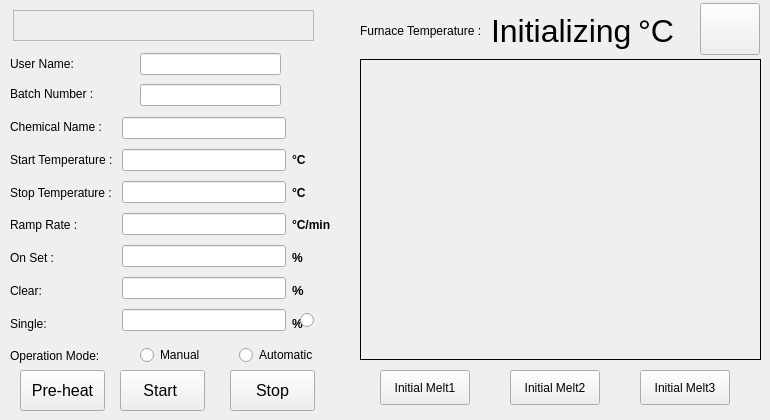
    <widget class="QWidget" name="tab">
     <attribute name="title">
      <string>Main Screen</string>
     </attribute>
     <widget class="QLabel" name="label">
      <property name="geometry">
       <rect>
        <x>360</x>
        <y>59</y>
        <width>401</width>
        <height>301</height>
       </rect>
      </property>
      <property name="font">
       <font>
        <stylestrategy>NoAntialias</stylestrategy>
       </font>
      </property>
      <property name="frameShape">
       <enum>QFrame::Panel</enum>
      </property>
      <property name="text">
       <string/>
      </property>
      <property name="scaledContents">
       <bool>false</bool>
      </property>
      <property name="wordWrap">
       <bool>false</bool>
      </property>
      <property name="openExternalLinks">
       <bool>false</bool>
      </property>
     </widget>
     <widget class="QLabel" name="label_23">
      <property name="geometry">
       <rect>
        <x>360</x>
        <y>10</y>
        <width>66</width>
        <height>17</height>
       </rect>
      </property>
      <property name="text">
       <string/>
      </property>
     </widget>
     <widget class="QWidget" name="layoutWidget_2">
      <property name="geometry">
       <rect>
        <x>10</x>
        <y>113</y>
        <width>321</width>
        <height>224</height>
       </rect>
      </property>
      <layout class="QHBoxLayout" name="horizontalLayout_11">
       <item>
        <layout class="QHBoxLayout" name="horizontalLayout_12">
         <item>
          <layout class="QVBoxLayout" name="verticalLayout_17">
           <item>
            <widget class="QLabel" name="label_53">
             <property name="text">
              <string>Chemical Name : </string>
             </property>
            </widget>
           </item>
           <item>
            <widget class="QLabel" name="label_55">
             <property name="text">
              <string>Start Temperature : </string>
             </property>
            </widget>
           </item>
           <item>
            <widget class="QLabel" name="label_56">
             <property name="text">
              <string>Stop Temperature : </string>
             </property>
            </widget>
           </item>
           <item>
            <widget class="QLabel" name="label_57">
             <property name="text">
              <string>Ramp Rate : </string>
             </property>
            </widget>
           </item>
           <item>
            <widget class="QLabel" name="label_58">
             <property name="text">
              <string>On Set : </string>
             </property>
            </widget>
           </item>
           <item>
            <widget class="QLabel" name="label_59">
             <property name="text">
              <string>Clear:</string>
             </property>
            </widget>
           </item>
           <item>
            <widget class="QLabel" name="label_60">
             <property name="text">
              <string>Single:</string>
             </property>
            </widget>
           </item>
          </layout>
         </item>
         <item>
          <layout class="QVBoxLayout" name="verticalLayout_18">
           <item>
            <widget class="QLineEdit" name="lineEdit_25"/>
           </item>
           <item>
            <widget class="QLineEdit" name="lineEdit_26">
             <property name="maxLength">
              <number>5</number>
             </property>
            </widget>
           </item>
           <item>
            <widget class="QLineEdit" name="lineEdit_27">
             <property name="maxLength">
              <number>5</number>
             </property>
            </widget>
           </item>
           <item>
            <widget class="QLineEdit" name="lineEdit_28">
             <property name="maxLength">
              <number>5</number>
             </property>
            </widget>
           </item>
           <item>
            <widget class="QLineEdit" name="lineEdit_29">
             <property name="maxLength">
              <number>3</number>
             </property>
            </widget>
           </item>
           <item>
            <widget class="QLineEdit" name="lineEdit_30">
             <property name="text">
              <string/>
             </property>
             <property name="maxLength">
              <number>3</number>
             </property>
             <property name="readOnly">
              <bool>false</bool>
             </property>
            </widget>
           </item>
           <item>
            <widget class="QLineEdit" name="lineEdit_31">
             <property name="maxLength">
              <number>3</number>
             </property>
            </widget>
           </item>
          </layout>
         </item>
        </layout>
       </item>
       <item>
        <layout class="QVBoxLayout" name="verticalLayout_19">
         <item>
          <widget class="QLabel" name="label_61">
           <property name="text">
            <string/>
           </property>
          </widget>
         </item>
         <item>
          <widget class="QLabel" name="label_63">
           <property name="font">
            <font>
             <weight>75</weight>
             <bold>true</bold>
            </font>
           </property>
           <property name="text">
            <string>°C</string>
           </property>
          </widget>
         </item>
         <item>
          <widget class="QLabel" name="label_64">
           <property name="font">
            <font>
             <weight>75</weight>
             <bold>true</bold>
            </font>
           </property>
           <property name="text">
            <string>°C</string>
           </property>
          </widget>
         </item>
         <item>
          <widget class="QLabel" name="label_65">
           <property name="font">
            <font>
             <weight>75</weight>
             <bold>true</bold>
            </font>
           </property>
           <property name="text">
            <string>°C/min</string>
           </property>
          </widget>
         </item>
         <item>
          <widget class="QLabel" name="label_66">
           <property name="font">
            <font>
             <weight>75</weight>
             <bold>true</bold>
            </font>
           </property>
           <property name="text">
            <string>%</string>
           </property>
          </widget>
         </item>
         <item>
          <widget class="QLabel" name="label_67">
           <property name="font">
            <font>
             <pointsize>10</pointsize>
             <weight>75</weight>
             <bold>true</bold>
            </font>
           </property>
           <property name="text">
            <string>%</string>
           </property>
          </widget>
         </item>
         <item>
          <widget class="QLabel" name="label_68">
           <property name="font">
            <font>
             <weight>75</weight>
             <bold>true</bold>
            </font>
           </property>
           <property name="text">
            <string>%</string>
           </property>
          </widget>
         </item>
        </layout>
       </item>
      </layout>
     </widget>
     <widget class="QLabel" name="label_25">
      <property name="geometry">
       <rect>
        <x>13</x>
        <y>10</y>
        <width>301</width>
        <height>31</height>
       </rect>
      </property>
      <property name="font">
       <font>
        <pointsize>15</pointsize>
       </font>
      </property>
      <property name="frameShape">
       <enum>QFrame::StyledPanel</enum>
      </property>
      <property name="text">
       <string/>
      </property>
     </widget>
     <widget class="QWidget" name="layoutWidget">
      <property name="geometry">
       <rect>
        <x>360</x>
        <y>10</y>
        <width>354</width>
        <height>41</height>
       </rect>
      </property>
      <layout class="QHBoxLayout" name="horizontalLayout">
       <item>
        <widget class="QLabel" name="label_35">
         <property name="text">
          <string>Furnace Temperature : </string>
         </property>
        </widget>
       </item>
       <item>
        <widget class="QLabel" name="label_36">
         <property name="font">
          <font>
           <pointsize>24</pointsize>
          </font>
         </property>
         <property name="styleSheet">
          <string notr="true"/>
         </property>
         <property name="frameShape">
          <enum>QFrame::NoFrame</enum>
         </property>
         <property name="text">
          <string>Initializing</string>
         </property>
        </widget>
       </item>
       <item>
        <widget class="QLabel" name="label_69">
         <property name="font">
          <font>
           <pointsize>24</pointsize>
           <weight>50</weight>
           <bold>false</bold>
          </font>
         </property>
         <property name="text">
          <string>°C</string>
         </property>
        </widget>
       </item>
      </layout>
     </widget>
     <widget class="QPushButton" name="pushButton_18">
      <property name="geometry">
       <rect>
        <x>20</x>
        <y>370</y>
        <width>85</width>
        <height>41</height>
       </rect>
      </property>
      <property name="font">
       <font>
        <pointsize>12</pointsize>
        <weight>50</weight>
        <bold>false</bold>
       </font>
      </property>
      <property name="text">
       <string>Pre-heat</string>
      </property>
     </widget>
     <widget class="QPushButton" name="pushButton_2">
      <property name="geometry">
       <rect>
        <x>120</x>
        <y>370</y>
        <width>85</width>
        <height>41</height>
       </rect>
      </property>
      <property name="font">
       <font>
        <pointsize>12</pointsize>
        <weight>50</weight>
        <bold>false</bold>
       </font>
      </property>
      <property name="text">
       <string>Start </string>
      </property>
     </widget>
     <widget class="QPushButton" name="pushButton_16">
      <property name="geometry">
       <rect>
        <x>230</x>
        <y>370</y>
        <width>85</width>
        <height>41</height>
       </rect>
      </property>
      <property name="font">
       <font>
        <pointsize>12</pointsize>
        <weight>50</weight>
        <bold>false</bold>
       </font>
      </property>
      <property name="text">
       <string>Stop</string>
      </property>
     </widget>
     <widget class="QLabel" name="label_62">
      <property name="enabled">
       <bool>true</bool>
      </property>
      <property name="geometry">
       <rect>
        <x>10</x>
        <y>50</y>
        <width>111</width>
        <height>27</height>
       </rect>
      </property>
      <property name="text">
       <string>User Name:</string>
      </property>
     </widget>
     <widget class="QLabel" name="label_70">
      <property name="enabled">
       <bool>true</bool>
      </property>
      <property name="geometry">
       <rect>
        <x>10</x>
        <y>80</y>
        <width>101</width>
        <height>27</height>
       </rect>
      </property>
      <property name="text">
       <string>Batch Number : </string>
      </property>
     </widget>
     <widget class="QRadioButton" name="single_sel_button">
      <property name="geometry">
       <rect>
        <x>300</x>
        <y>300</y>
        <width>21</width>
        <height>41</height>
       </rect>
      </property>
      <property name="text">
       <string/>
      </property>
     </widget>
     <widget class="QWidget" name="layoutWidget">
      <property name="geometry">
       <rect>
        <x>140</x>
        <y>50</y>
        <width>141</width>
        <height>60</height>
       </rect>
      </property>
      <layout class="QVBoxLayout" name="verticalLayout_5">
       <property name="leftMargin">
        <number>0</number>
       </property>
       <item>
        <widget class="QLineEdit" name="lineEdit_34"/>
       </item>
       <item>
        <widget class="QLineEdit" name="lineEdit_35"/>
       </item>
      </layout>
     </widget>
     <widget class="QPushButton" name="pushButton_32">
      <property name="enabled">
       <bool>true</bool>
      </property>
      <property name="geometry">
       <rect>
        <x>700</x>
        <y>3</y>
        <width>60</width>
        <height>52</height>
       </rect>
      </property>
      <property name="font">
       <font>
        <pointsize>8</pointsize>
        <weight>75</weight>
        <bold>true</bold>
       </font>
      </property>
      <property name="text">
       <string/>
      </property>
      <property name="icon">
       <iconset>
        <normaloff>../Desktop/login.png</normaloff>../Desktop/login.png</iconset>
      </property>
      <property name="iconSize">
       <size>
        <width>64</width>
        <height>64</height>
       </size>
      </property>
     </widget>
     <widget class="QPushButton" name="Initial_melt1">
      <property name="geometry">
       <rect>
        <x>380</x>
        <y>370</y>
        <width>90</width>
        <height>35</height>
       </rect>
      </property>
      <property name="text">
       <string>Initial Melt1</string>
      </property>
     </widget>
     <widget class="QPushButton" name="Initial_melt2">
      <property name="geometry">
       <rect>
        <x>510</x>
        <y>370</y>
        <width>90</width>
        <height>35</height>
       </rect>
      </property>
      <property name="text">
       <string>Initial Melt2</string>
      </property>
     </widget>
     <widget class="QPushButton" name="Initial_melt3">
      <property name="geometry">
       <rect>
        <x>640</x>
        <y>370</y>
        <width>90</width>
        <height>35</height>
       </rect>
      </property>
      <property name="text">
       <string>Initial Melt3</string>
      </property>
     </widget>
     <widget class="QWidget" name="layoutWidget">
      <property name="geometry">
       <rect>
        <x>140</x>
        <y>340</y>
        <width>191</width>
        <height>31</height>
       </rect>
      </property>
      <layout class="QHBoxLayout" name="horizontalLayout_8">
       <item>
        <widget class="QRadioButton" name="manual">
         <property name="text">
          <string>Manual</string>
         </property>
        </widget>
       </item>
       <item>
        <widget class="QRadioButton" name="automatic">
         <property name="text">
          <string>Automatic</string>
         </property>
        </widget>
       </item>
      </layout>
     </widget>
     <widget class="QLabel" name="label_37">
      <property name="geometry">
       <rect>
        <x>10</x>
        <y>340</y>
        <width>121</width>
        <height>31</height>
       </rect>
      </property>
      <property name="text">
       <string>Operation Mode:</string>
      </property>
     </widget>
     <zorder>layoutWidget</zorder>
     <zorder>label_25</zorder>
     <zorder>label</zorder>
     <zorder>label_23</zorder>
     <zorder>layoutWidget_2</zorder>
     <zorder>label_62</zorder>
     <zorder>label_70</zorder>
     <zorder>single_sel_button</zorder>
     <zorder>layoutWidget</zorder>
     <zorder>pushButton_32</zorder>
     <zorder>pushButton_18</zorder>
     <zorder>pushButton_2</zorder>
     <zorder>pushButton_16</zorder>
     <zorder>layoutWidget</zorder>
     <zorder>Initial_melt1</zorder>
     <zorder>Initial_melt2</zorder>
     <zorder>Initial_melt3</zorder>
     <zorder>label_37</zorder>
    </widget>
